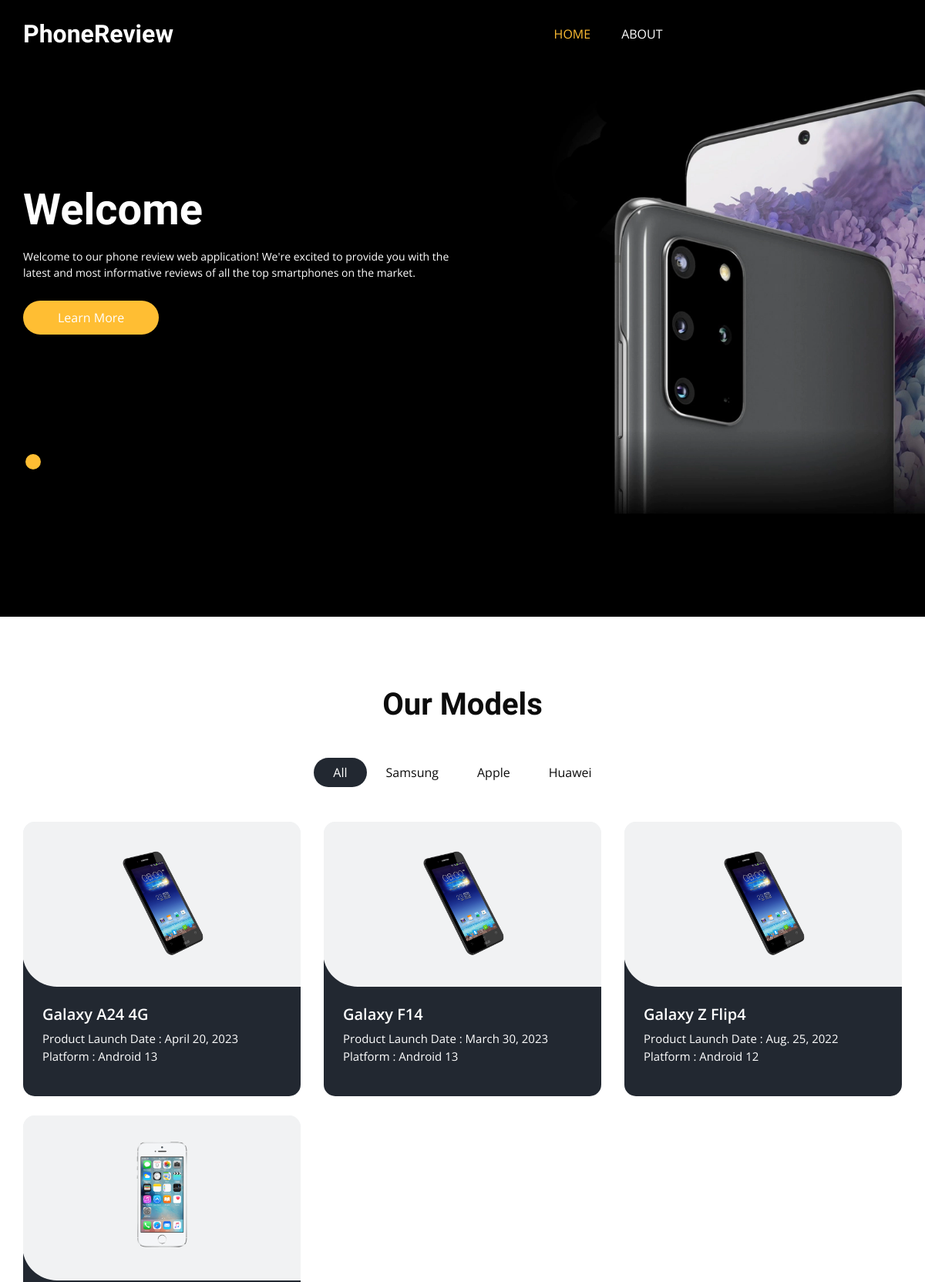
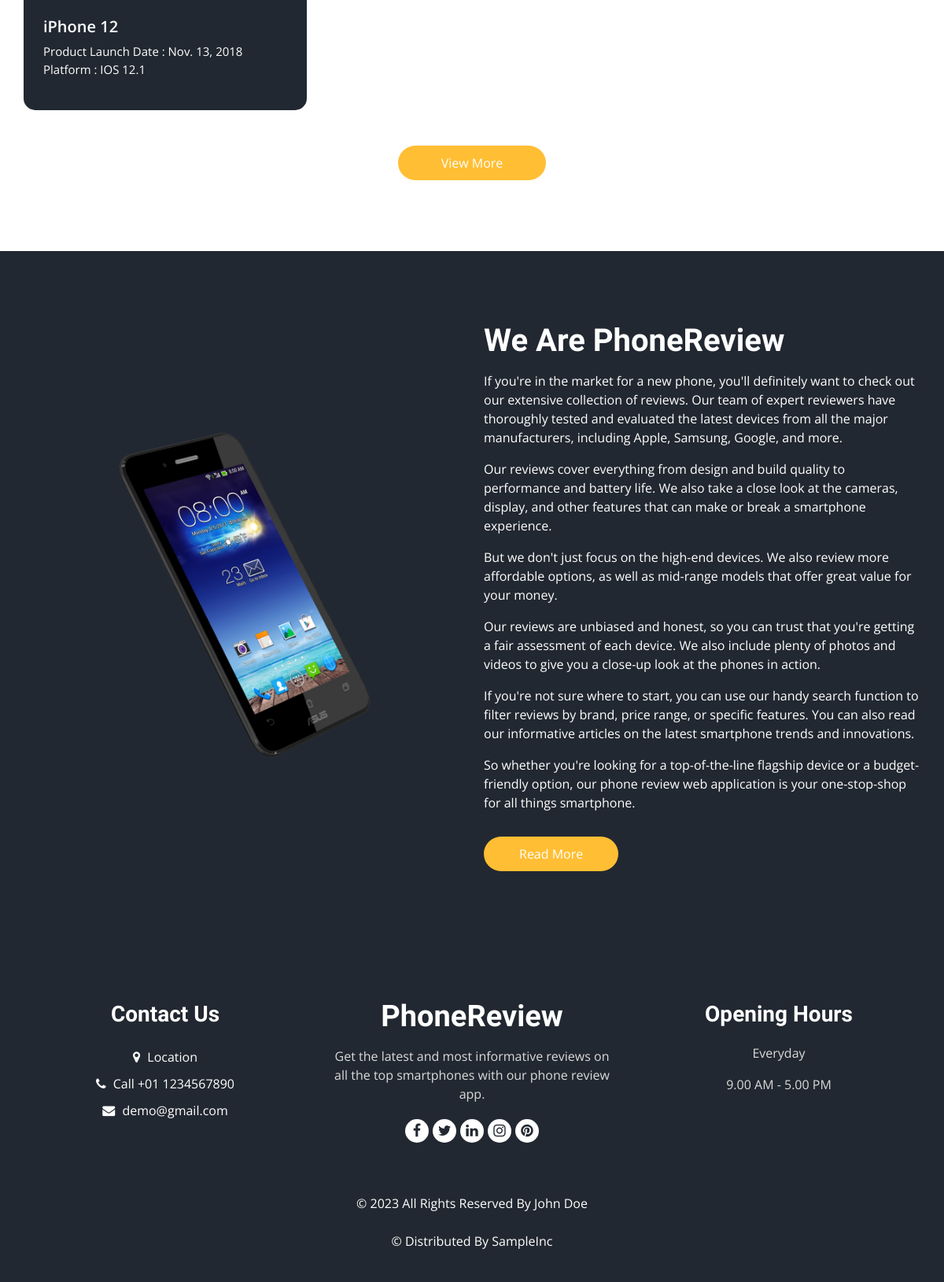
/labfour/, run on the app's committed database (2 pictures, top to bottom).
### labfour/models.py (models this page shows, shortened)
class Brand(models.Model):
    name = models.CharField(max_length=50)
    origin = models.CharField(max_length=50)
    manufacturing_since = models.DateField()
    def __str__(self):
        return self.name

class Model(models.Model):
    name = models.CharField(max_length=50)
    launch_date = models.DateField()
    platform = models.CharField(max_length=50)
    brand = models.ForeignKey(Brand, on_delete=models.CASCADE)

### labfour/views.py (the view)
# urls.py: path('', views.index, name='gamereview'),
def index(request):
    models = Model.objects.all()
    brands = Brand.objects.all()
    context = {
        'brands': list(brands),
        'models': list(models)
    }
    logger.info("Context: ", context)
    return render(request, "gamereview.html", context)

### gamereview/templates/gamereview.html (shortened to what this page needs)
<!DOCTYPE html>
{% load static %}
<html lang="en">
	<head>
		<link rel="stylesheet" type="text/css" href="{% static 'css/bootstrap.css' %}"/>
		<link rel="stylesheet" type="text/css"
			href="https://cdnjs.cloudflare.com/ajax/libs/OwlCarousel2/2.3.4/assets/owl.carousel.min.css"/>
		<link rel="stylesheet"
			href="https://cdnjs.cloudflare.com/ajax/libs/jquery-nice-select/1.1.0/css/nice-select.min.css"
/>
		<link href="{% static 'css/font-awesome.min.css' %}" rel="stylesheet"/>
		<link href="{% static 'css/style.css' %}" rel="stylesheet"/>
		<link href="{% static 'css/responsive.css' %}" rel="stylesheet"/>
	</head>
	<body>
		<div class="hero_area">
			<div class="bg-box">
				<img src="{% static 'images/hero-bg.webp' %}" alt="">
			</div>
			<header class="header_section">
				<div class="container">
					<nav class="navbar navbar-expand-lg custom_nav-container ">
						<a class="navbar-brand" href="#">
						<span>
						PhoneReview
						</span>
						</a>
						<div class="collapse navbar-collapse" id="navbarSupportedContent">
							<ul class="navbar-nav mx-auto ">
								<li class="nav-item active">
									<a class="nav-link" href="#">Home </a>
								</li>
								<li class="nav-item">
									<a class="nav-link" href="#about">About</a>
								</li>
							</ul>
						</div>
					</nav>
				</div>
			</header>
			<section class="slider_section ">
				<div id="customCarousel1" class="carousel slide" data-ride="carousel">
					<div class="carousel-inner">
						<div class="carousel-item active">
							<div class="container ">
								<div class="row">
									<div class="col-md-7 col-lg-6 ">
										<div class="detail-box">
											<h1>
												Welcome
											</h1>
											<p>
												Welcome to our phone review web application! We're excited to provide you with
												the latest and most informative reviews of all the top smartphones on the market.
											</p>
											<div class="btn-box">
												<a href="" class="btn1">
												Learn More
												</a>
											</div>
										</div>
									</div>
								</div>
							</div>
						</div>
					</div>
					<div class="container">
						<ol class="carousel-indicators">
							<li data-target="#customCarousel1" data-slide-to="0" class="active"></li>
						</ol>
					</div>
				</div>
			</section>
		</div>
		<section class="food_section layout_padding">
			<div class="container">
			  <div class="heading_container heading_center">
				<h2>
				  Our Models
				</h2>
			  </div>
			  <ul class="filters_menu">
				<li class="active" data-filter="*">All</li>
				{% for brand in brands %}
				<li data-filter=".{{ brand.name }}">{{ brand.name }}</li>
				{% endfor %}
			  </ul>
			  <div class="filters-content">
				<div class="row grid">
				  {% for model in models %}
				  <div class="col-sm-6 col-lg-4 all {{ model.brand }}">
					<div class="box">
					  <div>
						<div class="img-box">
						  <img src="{% static 'images/' %}{{ model.brand }}.png" alt="">
						</div>
						<div class="detail-box">
						  <h5>
							{{ model.name }}
						  </h5>
						  <p>
							Product Launch Date :  {{ model.launch_date }}
							Platform :  {{ model.platform }}
						  </p>
						</div>
					  </div>
					</div>
				  </div>
				  {% endfor %}
				</div>
			  </div>
			  <div class="btn-box">
				<a href="">
				  View More
				</a>
			  </div>
			</div>
		</section>
		<section class="about_section layout_padding">
			<div id="about" class="container">
				<div class="row">
					<div class="col-md-6">
						<div class="img-box">
							<img src="{% static 'images/Samsung.png' %}" alt="">
						</div>
					</div>
					<div class="col-md-6">
						<div class="detail-box">
							<div class="heading_container">
								<h2>
									We Are PhoneReview
								</h2>
							</div>
							<p>
								If you're in the market for a new phone, you'll definitely want to check out our extensive
                                collection of reviews. Our team of expert reviewers have thoroughly tested and evaluated
                                the latest devices from all the major manufacturers, including Apple, Samsung, Google, and more.
							</p>
                            <p>
								Our reviews cover everything from design and build quality to performance and battery life.
                                We also take a close look at the cameras, display, and other features that can make or break a
                                smartphone experience.
							</p>
							<p>
								But we don't just focus on the high-end devices. We also review more affordable options,
								as well as mid-range models that offer great value for your money.
							</p>
							<p>
								Our reviews are unbiased and honest, so you can trust that you're getting a fair assessment
								of each device. We also include plenty of photos and videos to give you a close-up look
								at the phones in action.
							</p>
							<p>
								If you're not sure where to start, you can use our handy search function to filter
								reviews by brand, price range, or specific features. You can also read our informative
								articles on the latest smartphone trends and innovations.
							</p>
							<p>
								So whether you're looking for a top-of-the-line flagship device or a budget-friendly
								option, our phone review web application is your one-stop-shop for all things smartphone.
							</p>
							<a href="">
							    Read More
							</a>
						</div>
					</div>
				</div>
			</div>
		</section>
		<footer class="footer_section">
			<div class="container">
				<div class="row">
					<div class="col-md-4 footer-col">
						<div class="footer_contact">
							<h4>
								Contact Us
							</h4>
							<div class="contact_link_box">
								<a href="">
								<i class="fa fa-map-marker" aria-hidden="true"></i>
								<span>
								Location
								</span>
								</a>
								<a href="">
								<i class="fa fa-phone" aria-hidden="true"></i>
								<span>
								Call +01 1234567890
								</span>
								</a>
								<a href="">
								<i class="fa fa-envelope" aria-hidden="true"></i>
								<span>
								demo@gmail.com
								</span>
								</a>
							</div>
						</div>
					</div>
					<div class="col-md-4 footer-col">
						<div class="footer_detail">
							<a href="" class="footer-logo">
							PhoneReview
							</a>
							<p>
								Get the latest and most informative reviews on all the top smartphones with our phone review app.
							</p>
							<div class="footer_social">
								<a href="">
								<i class="fa fa-facebook" aria-hidden="true"></i>
								</a>
								<a href="">
								<i class="fa fa-twitter" aria-hidden="true"></i>
								</a>
								<a href="">
								<i class="fa fa-linkedin" aria-hidden="true"></i>
								</a>
								<a href="">
								<i class="fa fa-instagram" aria-hidden="true"></i>
								</a>
								<a href="">
								<i class="fa fa-pinterest" aria-hidden="true"></i>
								</a>
							</div>
						</div>
					</div>
					<div class="col-md-4 footer-col">
						<h4>
							Opening Hours
						</h4>
						<p>
							Everyday
						</p>
						<p>
							9.00 AM - 5.00 PM
						</p>
					</div>
				</div>
				<div class="footer-info">
					<p>
						&copy; <span id="displayYear"></span> All Rights Reserved By
						<a href="#">John Doe</a><br><br>
						&copy;  Distributed By
						<a href=#" target="_blank">SampleInc</a>
					</p>
				</div>
			</div>
		</footer>
	</body>
</html>

### labfive/static/css/responsive.css (style rules this page uses)
@media (min-width: 1200px) { .container { max-width: 1170px; } }

### data on the page
Brand: name "Samsung"
Brand: name "Apple"
Brand: name "Huawei"
Model: brand (picture), name "Galaxy A24 4G", launch_date "April 20, 2023", platform "Android 13"
Model: brand (picture), name "Galaxy F14", launch_date "March 30, 2023", platform "Android 13"
Model: brand (picture), name "Galaxy Z Flip4", launch_date "Aug. 25, 2022", platform "Android 12"
Model: brand (picture), name "iPhone 12", launch_date "Nov. 13, 2018", platform "IOS 12.1"
